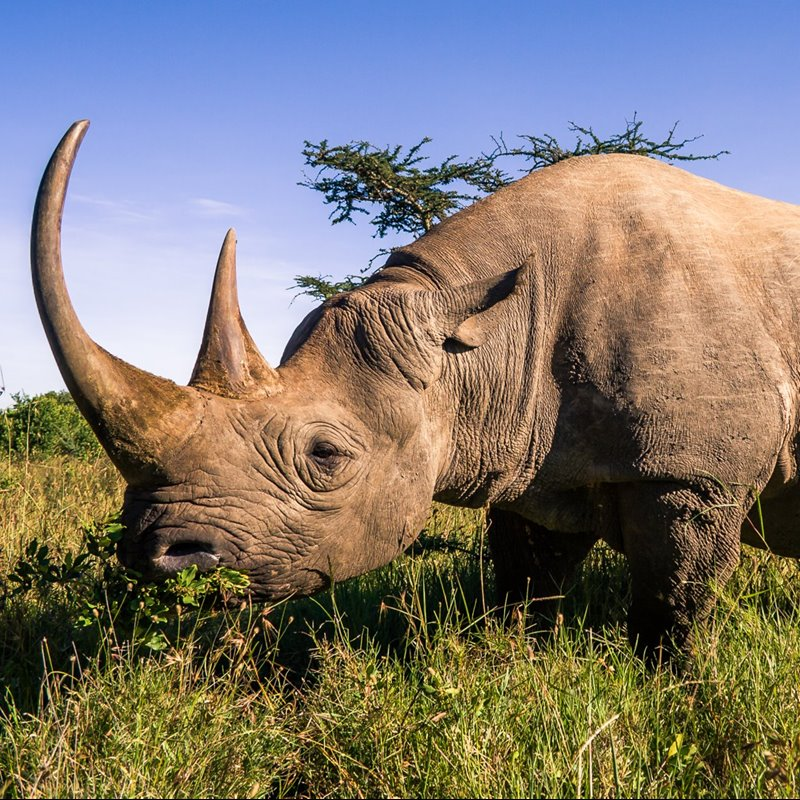
#> input picture img-original-0099/img-rinoceronte-0099.jpg, 800 x 800 px
$ python codigo-va-0099.py
#> lines starting #> are read from the running program, lines starting #| are printed output that depends on the picture; after the words box and inside, x2 and y2 are one past the last pixel; in counts of white or black regions, pixels touching at a corner belong together
# Anais Medina NC 0099

import cv2
from pathlib import Path

# 1. Definir las rutas de trabajo
carpeta_proyecto = Path(__file__).resolve().parent.parent

ruta_original = (
    carpeta_proyecto
    / "img-original-0099"
    / "img-rinoceronte-0099.jpg"
)

carpeta_resultados = (
    carpeta_proyecto / "resultados-img-0099"
)

# Crear la carpeta de resultados si no existe
carpeta_resultados.mkdir(parents=True, exist_ok=True)

# 2. Leer la imagen original con imread
img0099 = cv2.imread(str(ruta_original))
#> img0099 is the input picture: shape (800, 800, 3); mean B, G, R 113.9, 121.7, 129.1

# Comprobar que la imagen se haya leído correctamente
if img0099 is None:
    raise FileNotFoundError(
        f"No se pudo leer la imagen: {ruta_original}"
    )

# 3. Rotar la imagen 90 grados en sentido horario
img90_0099 = cv2.rotate(
    img0099, cv2.ROTATE_90_CLOCKWISE
)
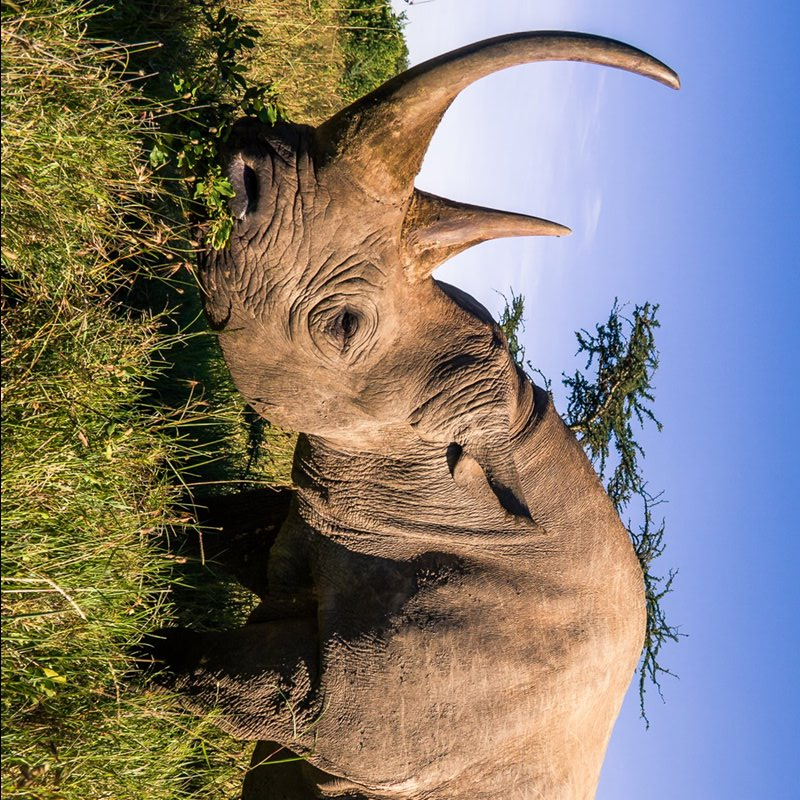
#> img90_0099: shape (800, 800, 3); mean B, G, R 113.9, 121.7, 129.1

# 4. Rotar la imagen 45 grados
alto, ancho = img0099.shape[:2]
#> alto = 800; ancho = 800

centro = (ancho // 2, alto // 2)
#> centro = (400, 400)

matriz_rotacion = cv2.getRotationMatrix2D(
    centro, 45, 1.0
)

img45_0099 = cv2.warpAffine(
    img0099,
    matriz_rotacion,
    (ancho, alto)
)
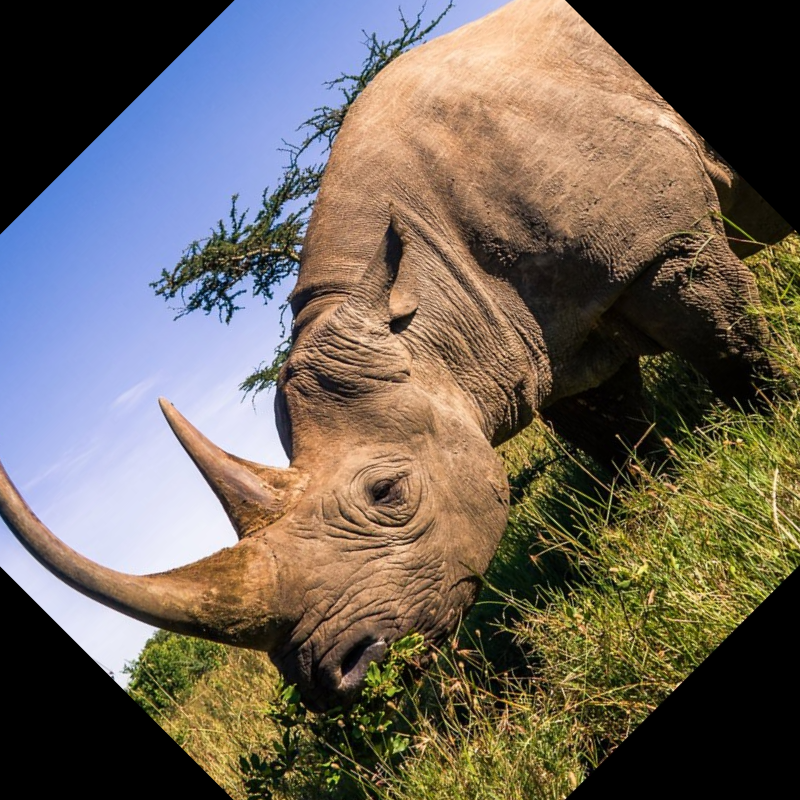
#> img45_0099: shape (800, 800, 3); mean B, G, R 91, 100.2, 109.5

# 5. Redimensionar a 600 píxeles de ancho
# y 500 píxeles de alto
img600x500_0099 = cv2.resize(
    img0099, (600, 500)
)
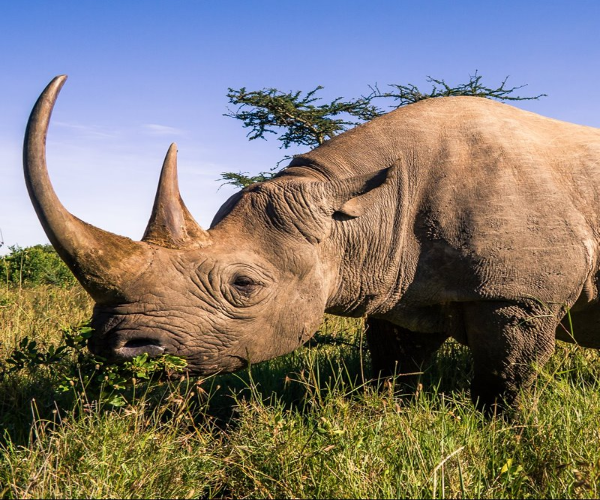
#> img600x500_0099: shape (500, 600, 3); mean B, G, R 113.8, 121.6, 129

# 6. Dibujar un rectángulo rojo de 100 x 200
# píxeles sobre una copia de la imagen original
img_rojo_0099 = img0099.copy()

x1, y1 = 50, 50
x2, y2 = x1 + 100, y1 + 200

cv2.rectangle(
    img_rojo_0099,
    (x1, y1),
    (x2, y2),
    (0, 0, 255),
    3
)
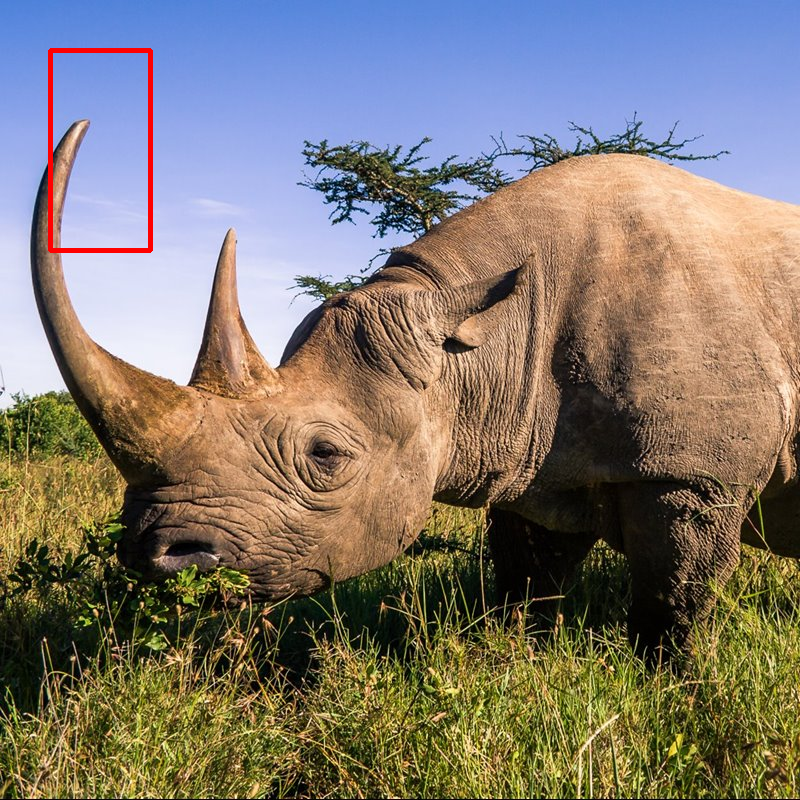
#> img_rojo_0099: shape (800, 800, 3); 0.47% of pixels changed, all inside (x1, y1, x2, y2) = (48, 48, 153, 253)

# 7. Mostrar las cinco imágenes con sus títulos
cv2.imshow("rinoceronte original 0099", img0099)

cv2.imshow("rinoceronte 90 0099", img90_0099)

cv2.imshow("rinoceronte 45 0777", img45_0099)

cv2.imshow(
    "rinoceronte 600x500 0777",
    img600x500_0099
)

cv2.imshow("rinoceronte rojo 0099", img_rojo_0099)

# 8. Guardar las cuatro imágenes procesadas
cv2.imwrite(
    str(carpeta_resultados / "img-rinoceronte-0099.jpg"),
    img90_0099
)

cv2.imwrite(
    str(carpeta_resultados / "img-rinoceronte-0099.jpg"),
    img45_0099
)

cv2.imwrite(
    str(carpeta_resultados / "img-rinoceronte-00993.jpg"),
    img600x500_0099
)

cv2.imwrite(
    str(carpeta_resultados / "img-rinoceronte4-0099.jpg"),
    img_rojo_0099
)

# 9. Esperar una tecla y cerrar las ventanas
print("Imágenes procesadas y guardadas.")
print("Presiona una tecla en las ventanas para finalizar.")

cv2.waitKey(0)
cv2.destroyAllWindows()
print("Anais Medina NC 0099")
